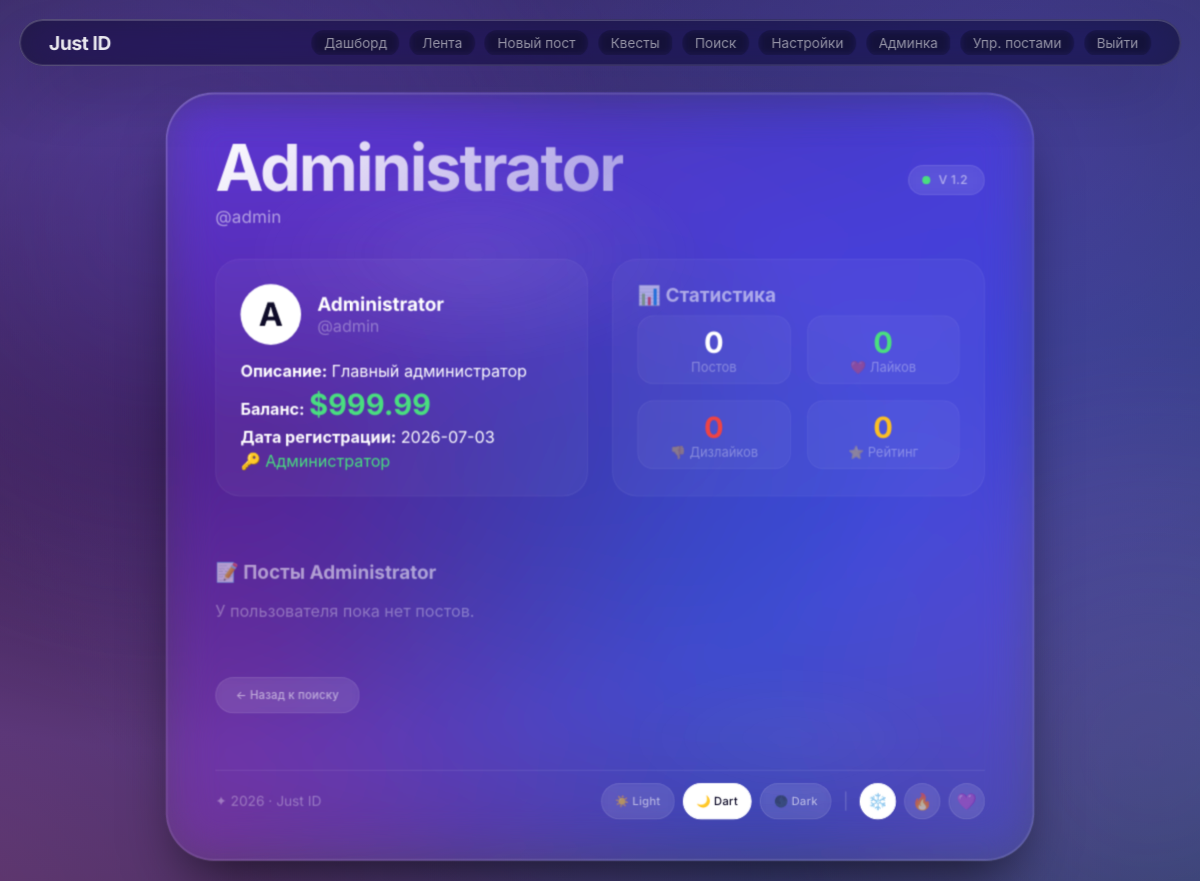
The app's page /user/1 (signed in) with its own data.
### tables this page shows
CREATE TABLE users (
            id INTEGER PRIMARY KEY AUTOINCREMENT,
            username TEXT UNIQUE NOT NULL,
            password_hash TEXT NOT NULL,
            display_name TEXT NOT NULL,
            description TEXT,
            balance REAL DEFAULT 0.0,
            is_admin INTEGER DEFAULT 0,
            created_at TIMESTAMP DEFAULT CURRENT_TIMESTAMP,
            tilt_multiplier REAL DEFAULT 0.30,
            last_reward_time REAL
        );

### justaccount.py (the view)
@app.route('/user/<int:user_id>')
def user_profile(user_id):
    if 'user_id' not in session:
        flash('Пожалуйста, войдите.', 'error')
        return redirect(url_for('login'))
    profile_user = get_user_by_id(user_id)
    if not profile_user:
        flash('Пользователь не найден.', 'error')
        return redirect(url_for('users'))
    posts = get_user_posts(user_id, current_user_id=session['user_id'])
    stats = get_user_stats(user_id)  # <-- новая статистика
    return render_template('user_profile.html', profile_user=profile_user, posts=posts, stats=stats)

### justaccount.py (called while the page is built, shortened)
def get_db():
    db = sqlite3.connect('instance/users.db')
    db.row_factory = sqlite3.Row
    return db

def get_user_by_id(user_id):
    db = get_db()
    user = db.execute('SELECT * FROM users WHERE id = ?', (user_id,)).fetchone()
    db.close()
    return user

def get_user_posts(user_id, current_user_id=None):
    db = get_db()
    if current_user_id is not None:
        posts = db.execute('''
            SELECT posts.*, users.display_name, users.username,
                   CASE WHEN reactions.reaction_type = 1 THEN 1 ELSE 0 END AS liked,
                   CASE WHEN reactions.reaction_type = -1 THEN 1 ELSE 0 END AS disliked
            FROM posts
            JOIN users ON posts.user_id = users.id
            LEFT JOIN reactions ON reactions.post_id = posts.id AND reactions.user_id = ?
            WHERE posts.user_id = ?
            ORDER BY posts.created_at DESC
        ''', (current_user_id, user_id)).fetchall()
    db.close()
    return posts

@app.context_processor
def inject_user():
    if 'user_id' in session:
        user = get_user_by_id(session['user_id'])
        return dict(current_user=user)
    return dict(current_user=None)

def get_user_stats(user_id):
    db = get_db()
    posts_count = db.execute('SELECT COUNT(*) FROM posts WHERE user_id = ?', (user_id,)).fetchone()[0]
    likes_sum = db.execute('SELECT SUM(likes_count) FROM posts WHERE user_id = ?', (user_id,)).fetchone()[0] or 0
    dislikes_sum = db.execute('SELECT SUM(dislikes_count) FROM posts WHERE user_id = ?', (user_id,)).fetchone()[0] or 0
    rating = likes_sum - dislikes_sum
    db.close()
    return {
        'posts_count': posts_count,
        'likes_received': likes_sum,
        'dislikes_received': dislikes_sum,
        'rating': rating
    }

### templates/user_profile.html (shortened to what this page needs)
{% extends "base.html" %}
{% block page_title %}{{ profile_user.display_name }}{% endblock %}
{% block sub_title %}@{{ profile_user.username }}{% endblock %}
{% block content %}
<div style="display: grid; grid-template-columns: 1fr 1fr; gap: 1.5rem;">
    <div
        style="background: var(--card-bg); border-radius: 1.5rem; padding: 1.5rem; border: 1px solid var(--card-border);">
        <div style="display: flex; align-items: center; gap: 1rem; margin-bottom: 1rem;">
            <div
                style="width: 60px; height: 60px; border-radius: 50%; background: var(--text-primary); color: var(--bg-1); display: flex; align-items: center; justify-content: center; font-size: 2rem; font-weight: 700;">
                {{ profile_user.display_name[0]|upper }}
            </div>
            <div>
                <h3 style="color: var(--text-primary);">{{ profile_user.display_name }}</h3>
                <p style="color: var(--text-muted);">@{{ profile_user.username }}</p>
            </div>
        </div>
        <div class="user-info">
            <p><strong>Описание:</strong> {{ profile_user.description or 'Не указано' }}</p>
            <p><strong>Баланс:</strong> <span class="balance">${{ "%.2f"|format(profile_user.balance) }}</span></p>
            <p><strong>Дата регистрации:</strong> {{ profile_user.created_at[:10] }}</p>
            {% if profile_user.is_admin == 1 %}
            <p style="color: #4ade80;">🔑 Администратор</p>
            {% endif %}
        </div>
    </div>
    <div
        style="background: var(--card-bg); border-radius: 1.5rem; padding: 1.5rem; border: 1px solid var(--card-border);">
        <h3 style="color: var(--text-secondary); margin-bottom: 0.5rem;">📊 Статистика</h3>
        <div style="display: grid; grid-template-columns: 1fr 1fr; gap: 1rem;">
            <div
                style="text-align: center; padding: 0.5rem; background: var(--card-bg); border-radius: 1rem; border: 1px solid var(--card-border);">
                <div style="font-size: 1.8rem; font-weight: 700; color: var(--text-primary);">{{ stats.posts_count }}
                </div>
                <div style="font-size: 0.8rem; color: var(--text-muted);">Постов</div>
            </div>
            <div
                style="text-align: center; padding: 0.5rem; background: var(--card-bg); border-radius: 1rem; border: 1px solid var(--card-border);">
                <div style="font-size: 1.8rem; font-weight: 700; color: #4ade80;">{{ stats.likes_received }}</div>
                <div style="font-size: 0.8rem; color: var(--text-muted);">❤️ Лайков</div>
            </div>
            <div
                style="text-align: center; padding: 0.5rem; background: var(--card-bg); border-radius: 1rem; border: 1px solid var(--card-border);">
                <div style="font-size: 1.8rem; font-weight: 700; color: #ef4444;">{{ stats.dislikes_received }}</div>
                <div style="font-size: 0.8rem; color: var(--text-muted);">👎 Дизлайков</div>
            </div>
            <div
                style="text-align: center; padding: 0.5rem; background: var(--card-bg); border-radius: 1rem; border: 1px solid var(--card-border);">
                <div style="font-size: 1.8rem; font-weight: 700; color: #fbbf24;">{{ stats.rating }}</div>
                <div style="font-size: 0.8rem; color: var(--text-muted);">⭐ Рейтинг</div>
            </div>
        </div>
    </div>
</div>
<div style="margin-top: 2rem;">
    <h3 style="color: var(--text-secondary); margin-bottom: 1rem;">📝 Посты {{ profile_user.display_name }}</h3>
    {% if posts %}
    <div style="display: flex; flex-direction: column; gap: 1.5rem;">
        {% for post in posts %}
        <div class="post-card">
            <p style="color: var(--text-secondary); word-wrap: break-word;">{{ post.content }}</p>
            <div style="display: flex; justify-content: space-between; align-items: center; margin-top: 0.5rem;">
                <span style="color: var(--text-muted); font-size: 0.75rem;">{{ post.created_at[:16] }}</span>
                <div style="display: flex; gap: 0.5rem;">
                    <span style="color: var(--text-secondary);">❤️ {{ post.likes_count }}</span>
                    <span style="color: var(--text-secondary);">👎 {{ post.dislikes_count }}</span>
                    {% if current_user and (current_user.id == post.user_id or current_user.is_admin == 1) %}
                    <form method="POST" action="{{ url_for('delete_post_route', post_id=post.id) }}"
                        style="display: inline-block;" onsubmit="return confirm('Удалить этот пост?');">
                        <button type="submit" class="ctrl-btn"
                            style="width: auto; padding: 0 0.8rem; font-size: 0.7rem; background: #ef4444; color: white;">🗑️</button>
                    </form>
                    {% endif %}
                </div>
            </div>
        </div>
        {% endfor %}
    </div>
    {% else %}
    <p style="color: var(--text-muted);">У пользователя пока нет постов.</p>
    {% endif %}
</div>
<div style="margin-top: 1.5rem;">
    <a href="{{ url_for('users') }}" class="ctrl-btn theme-btn" style="text-decoration: none; padding: 0.5rem 1.2rem;">←
        Назад к поиску</a>
</div>
{% endblock %}

### templates/base.html (style rules this page uses)
* { margin: 0; padding: 0; box-sizing: border-box; }
:root { --bg-1: #0f0c29; --bg-2: #302b63; --bg-3: #24243e; --glass-bg: rgba(255, 255, 255, 0.04); --glass-border: rgba(255, 255, 255, 0.10); --glass-shadow: 0 30px 60px -20px rgba(0, 0, 0, 0.7); --glass-inset: inset 0 0 0 1px rgba(255, 255, 255, 0.08); --text-primary: #ffffff; --text-secondary: rgba(255, 255, 255, 0.55); --text-muted: rgba(255, 255, 255, 0.35); --card-bg: rgba(255, 255, 255, 0.04); --card-border: rgba(255, 255, 255, 0.06); --badge-bg: rgba(255, 255, 255, 0.08); --orb-1: rgba(120, 80, 255, 0.35); --orb-2: rgba(255, 100, 200, 0.25); --orb-3: rgba(0, 200, 255, 0.20); --spotlight-color: rgba(255, 255, 255, 0.05); --btn-bg: rgba(255, 255, 255, 0.08); --btn-border: rgba(255, 255, 255, 0.10); --btn-hover-bg: rgba(255, 255, 255, 0.15); --navbar-bg: rgba(10, 10, 20, 0.55); }
body.dart-mode { --bg-1: #0f0c29; --bg-2: #302b63; --bg-3: #24243e; --glass-bg: rgba(255, 255, 255, 0.04); --glass-border: rgba(255, 255, 255, 0.10); --glass-shadow: 0 30px 60px -20px rgba(0, 0, 0, 0.7); --glass-inset: inset 0 0 0 1px rgba(255, 255, 255, 0.08); --text-primary: #ffffff; --text-secondary: rgba(255, 255, 255, 0.55); --text-muted: rgba(255, 255, 255, 0.35); --card-bg: rgba(255, 255, 255, 0.04); --card-border: rgba(255, 255, 255, 0.06); --badge-bg: rgba(255, 255, 255, 0.08); --orb-1: rgba(120, 80, 255, 0.35); --orb-2: rgba(255, 100, 200, 0.25); --orb-3: rgba(0, 200, 255, 0.20); --spotlight-color: rgba(255, 255, 255, 0.05); --btn-bg: rgba(255, 255, 255, 0.08); --btn-border: rgba(255, 255, 255, 0.10); --btn-hover-bg: rgba(255, 255, 255, 0.15); --navbar-bg: rgba(10, 10, 30, 0.55); }
body { min-height: 100vh; display: flex; align-items: center; justify-content: center; font-family: "Inter", -apple-system, BlinkMacSystemFont, sans-serif; background: var(--bg-1); padding: 1.5rem; padding-top: 6rem; transition: background 0.6s ease, color 0.4s ease; perspective: 1200px; cursor: default; }
.balance { font-size: 1.8rem; font-weight: 700; color: #4ade80; }
.user-info { display: flex; flex-direction: column; gap: 0.3rem; }
.ctrl-btn { display: inline-flex; align-items: center; justify-content: center; width: 36px; height: 36px; border-radius: 50%; background: var(--btn-bg); border: 1px solid var(--btn-border); color: var(--text-secondary); font-size: 1rem; cursor: pointer; transition: all 0.25s ease; backdrop-filter: blur(4px); -webkit-backdrop-filter: blur(4px); font-family: inherit; }
.ctrl-btn.theme-btn { width: auto; padding: 0 0.8rem; border-radius: 100px; font-size: 0.7rem; font-weight: 500; letter-spacing: 0.02em; gap: 0.3rem; }

### records on screen
users: display_name "Administrator", username "admin", display_name "A", description "Главный администратор", balance "999.99", created_at "2026-07-03"

### other values on screen
{{ stats.posts_count }} "0"
{{ stats.likes_received }} "0"
{{ stats.dislikes_received }} "0"
{{ stats.rating }} "0"
